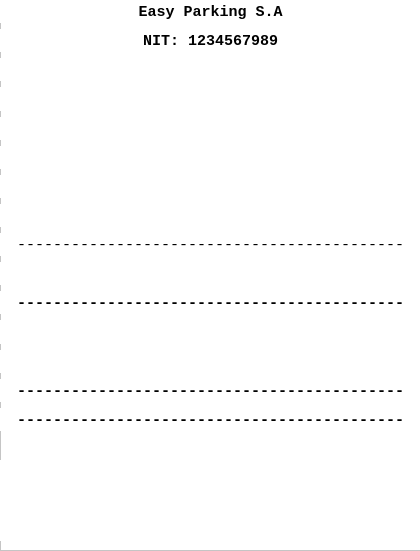
<?xml version="1.0" encoding="UTF-8"?>
<ui version="4.0">
 <class>MainWindow</class>
 <widget class="QMainWindow" name="MainWindow">
  <property name="enabled">
   <bool>true</bool>
  </property>
  <property name="geometry">
   <rect>
    <x>0</x>
    <y>0</y>
    <width>420</width>
    <height>551</height>
   </rect>
  </property>
  <property name="windowTitle">
   <string>MainWindow</string>
  </property>
  <property name="styleSheet">
   <string notr="true">*{
font-family: courier new;
text-align: center;
}
QLabel{
font-size: 15px;
background: transparent;
text-align: center;
color: black;
}
QFrame{
background: white;
}</string>
  </property>
  <widget class="QWidget" name="centralwidget">
   <widget class="QFrame" name="frame">
    <property name="geometry">
     <rect>
      <x>0</x>
      <y>0</y>
      <width>421</width>
      <height>551</height>
     </rect>
    </property>
    <property name="frameShape">
     <enum>QFrame::StyledPanel</enum>
    </property>
    <property name="frameShadow">
     <enum>QFrame::Raised</enum>
    </property>
    <widget class="QWidget" name="verticalLayoutWidget">
     <property name="geometry">
      <rect>
       <x>0</x>
       <y>0</y>
       <width>421</width>
       <height>431</height>
      </rect>
     </property>
     <layout class="QVBoxLayout" name="verticalLayout">
      <item>
       <widget class="QLabel" name="title">
        <property name="enabled">
         <bool>true</bool>
        </property>
        <property name="font">
         <font>
          <family>courier new</family>
          <pointsize>-1</pointsize>
          <weight>75</weight>
          <bold>true</bold>
         </font>
        </property>
        <property name="text">
         <string>Easy Parking S.A</string>
        </property>
        <property name="alignment">
         <set>Qt::AlignCenter</set>
        </property>
       </widget>
      </item>
      <item>
       <widget class="QLabel" name="nit">
        <property name="enabled">
         <bool>true</bool>
        </property>
        <property name="font">
         <font>
          <family>courier new</family>
          <pointsize>-1</pointsize>
          <weight>75</weight>
          <bold>true</bold>
         </font>
        </property>
        <property name="text">
         <string>NIT: 1234567989</string>
        </property>
        <property name="alignment">
         <set>Qt::AlignCenter</set>
        </property>
       </widget>
      </item>
      <item>
       <widget class="QLabel" name="nombreParqueadero">
        <property name="enabled">
         <bool>true</bool>
        </property>
        <property name="font">
         <font>
          <family>courier new</family>
          <pointsize>-1</pointsize>
          <weight>75</weight>
          <bold>true</bold>
         </font>
        </property>
        <property name="text">
         <string/>
        </property>
        <property name="alignment">
         <set>Qt::AlignCenter</set>
        </property>
       </widget>
      </item>
      <item>
       <widget class="QLabel" name="direccion">
        <property name="enabled">
         <bool>true</bool>
        </property>
        <property name="font">
         <font>
          <family>courier new</family>
          <pointsize>-1</pointsize>
          <weight>75</weight>
          <bold>true</bold>
         </font>
        </property>
        <property name="text">
         <string/>
        </property>
        <property name="alignment">
         <set>Qt::AlignCenter</set>
        </property>
       </widget>
      </item>
      <item>
       <widget class="QLabel" name="ciudad">
        <property name="enabled">
         <bool>true</bool>
        </property>
        <property name="font">
         <font>
          <family>courier new</family>
          <pointsize>-1</pointsize>
          <weight>75</weight>
          <bold>true</bold>
         </font>
        </property>
        <property name="text">
         <string/>
        </property>
        <property name="alignment">
         <set>Qt::AlignCenter</set>
        </property>
       </widget>
      </item>
      <item>
       <widget class="QLabel" name="telefono">
        <property name="enabled">
         <bool>true</bool>
        </property>
        <property name="font">
         <font>
          <family>courier new</family>
          <pointsize>-1</pointsize>
          <weight>75</weight>
          <bold>true</bold>
         </font>
        </property>
        <property name="text">
         <string/>
        </property>
        <property name="alignment">
         <set>Qt::AlignCenter</set>
        </property>
       </widget>
      </item>
      <item>
       <widget class="QLabel" name="fecha">
        <property name="enabled">
         <bool>true</bool>
        </property>
        <property name="font">
         <font>
          <family>courier new</family>
          <pointsize>-1</pointsize>
          <weight>75</weight>
          <bold>true</bold>
         </font>
        </property>
        <property name="text">
         <string/>
        </property>
        <property name="alignment">
         <set>Qt::AlignCenter</set>
        </property>
       </widget>
      </item>
      <item>
       <layout class="QHBoxLayout" name="horizontalLayout">
        <item>
         <widget class="QLabel" name="nombre">
          <property name="enabled">
           <bool>true</bool>
          </property>
          <property name="font">
           <font>
            <family>courier new</family>
            <pointsize>-1</pointsize>
            <weight>75</weight>
            <bold>true</bold>
           </font>
          </property>
          <property name="text">
           <string/>
          </property>
          <property name="alignment">
           <set>Qt::AlignCenter</set>
          </property>
         </widget>
        </item>
        <item>
         <widget class="QLabel" name="cedula">
          <property name="enabled">
           <bool>true</bool>
          </property>
          <property name="font">
           <font>
            <family>courier new</family>
            <pointsize>-1</pointsize>
            <weight>75</weight>
            <bold>true</bold>
           </font>
          </property>
          <property name="text">
           <string/>
          </property>
          <property name="alignment">
           <set>Qt::AlignCenter</set>
          </property>
         </widget>
        </item>
       </layout>
      </item>
      <item>
       <widget class="QLabel" name="divisor1">
        <property name="enabled">
         <bool>true</bool>
        </property>
        <property name="font">
         <font>
          <family>courier new</family>
          <pointsize>-1</pointsize>
         </font>
        </property>
        <property name="text">
         <string>-------------------------------------------</string>
        </property>
        <property name="alignment">
         <set>Qt::AlignCenter</set>
        </property>
       </widget>
      </item>
      <item>
       <layout class="QHBoxLayout" name="horizontalLayout_2">
        <item>
         <widget class="QLabel" name="tiempoInicio">
          <property name="enabled">
           <bool>true</bool>
          </property>
          <property name="font">
           <font>
            <family>courier new</family>
            <pointsize>-1</pointsize>
            <weight>75</weight>
            <bold>true</bold>
           </font>
          </property>
          <property name="text">
           <string/>
          </property>
          <property name="alignment">
           <set>Qt::AlignCenter</set>
          </property>
         </widget>
        </item>
        <item>
         <widget class="QLabel" name="tiempoFin">
          <property name="enabled">
           <bool>true</bool>
          </property>
          <property name="font">
           <font>
            <family>courier new</family>
            <pointsize>-1</pointsize>
            <weight>75</weight>
            <bold>true</bold>
           </font>
          </property>
          <property name="text">
           <string/>
          </property>
          <property name="alignment">
           <set>Qt::AlignCenter</set>
          </property>
         </widget>
        </item>
       </layout>
      </item>
      <item>
       <widget class="QLabel" name="divisor2">
        <property name="enabled">
         <bool>true</bool>
        </property>
        <property name="font">
         <font>
          <family>courier new</family>
          <pointsize>-1</pointsize>
          <weight>75</weight>
          <bold>true</bold>
         </font>
        </property>
        <property name="text">
         <string>-------------------------------------------</string>
        </property>
        <property name="alignment">
         <set>Qt::AlignCenter</set>
        </property>
       </widget>
      </item>
      <item>
       <widget class="QLabel" name="valor">
        <property name="enabled">
         <bool>true</bool>
        </property>
        <property name="font">
         <font>
          <family>courier new</family>
          <pointsize>-1</pointsize>
          <weight>75</weight>
          <bold>true</bold>
         </font>
        </property>
        <property name="text">
         <string/>
        </property>
        <property name="alignment">
         <set>Qt::AlignCenter</set>
        </property>
       </widget>
      </item>
      <item>
       <layout class="QHBoxLayout" name="horizontalLayout_3">
        <item>
         <widget class="QLabel" name="tiempo">
          <property name="enabled">
           <bool>true</bool>
          </property>
          <property name="font">
           <font>
            <family>courier new</family>
            <pointsize>-1</pointsize>
            <weight>75</weight>
            <bold>true</bold>
           </font>
          </property>
          <property name="text">
           <string/>
          </property>
          <property name="alignment">
           <set>Qt::AlignCenter</set>
          </property>
         </widget>
        </item>
        <item>
         <widget class="QLabel" name="total">
          <property name="enabled">
           <bool>true</bool>
          </property>
          <property name="font">
           <font>
            <family>courier new</family>
            <pointsize>-1</pointsize>
            <weight>75</weight>
            <bold>true</bold>
           </font>
          </property>
          <property name="text">
           <string/>
          </property>
          <property name="alignment">
           <set>Qt::AlignCenter</set>
          </property>
         </widget>
        </item>
       </layout>
      </item>
      <item>
       <widget class="QLabel" name="divisor3">
        <property name="enabled">
         <bool>true</bool>
        </property>
        <property name="font">
         <font>
          <family>courier new</family>
          <pointsize>-1</pointsize>
          <weight>75</weight>
          <bold>true</bold>
         </font>
        </property>
        <property name="text">
         <string>-------------------------------------------</string>
        </property>
        <property name="alignment">
         <set>Qt::AlignCenter</set>
        </property>
       </widget>
      </item>
      <item>
       <widget class="QLabel" name="divisor4">
        <property name="enabled">
         <bool>true</bool>
        </property>
        <property name="font">
         <font>
          <family>courier new</family>
          <pointsize>-1</pointsize>
          <weight>75</weight>
          <bold>true</bold>
         </font>
        </property>
        <property name="text">
         <string>-------------------------------------------</string>
        </property>
        <property name="alignment">
         <set>Qt::AlignCenter</set>
        </property>
       </widget>
      </item>
     </layout>
    </widget>
    <widget class="QLabel" name="codigoDeBarras">
     <property name="enabled">
      <bool>true</bool>
     </property>
     <property name="geometry">
      <rect>
       <x>0</x>
       <y>460</y>
       <width>421</width>
       <height>81</height>
      </rect>
     </property>
     <property name="font">
      <font>
       <family>courier new</family>
       <pointsize>-1</pointsize>
       <weight>75</weight>
       <bold>true</bold>
      </font>
     </property>
     <property name="text">
      <string/>
     </property>
     <property name="alignment">
      <set>Qt::AlignCenter</set>
     </property>
    </widget>
   </widget>
  </widget>
 </widget>
 <resources/>
 <connections/>
</ui>
